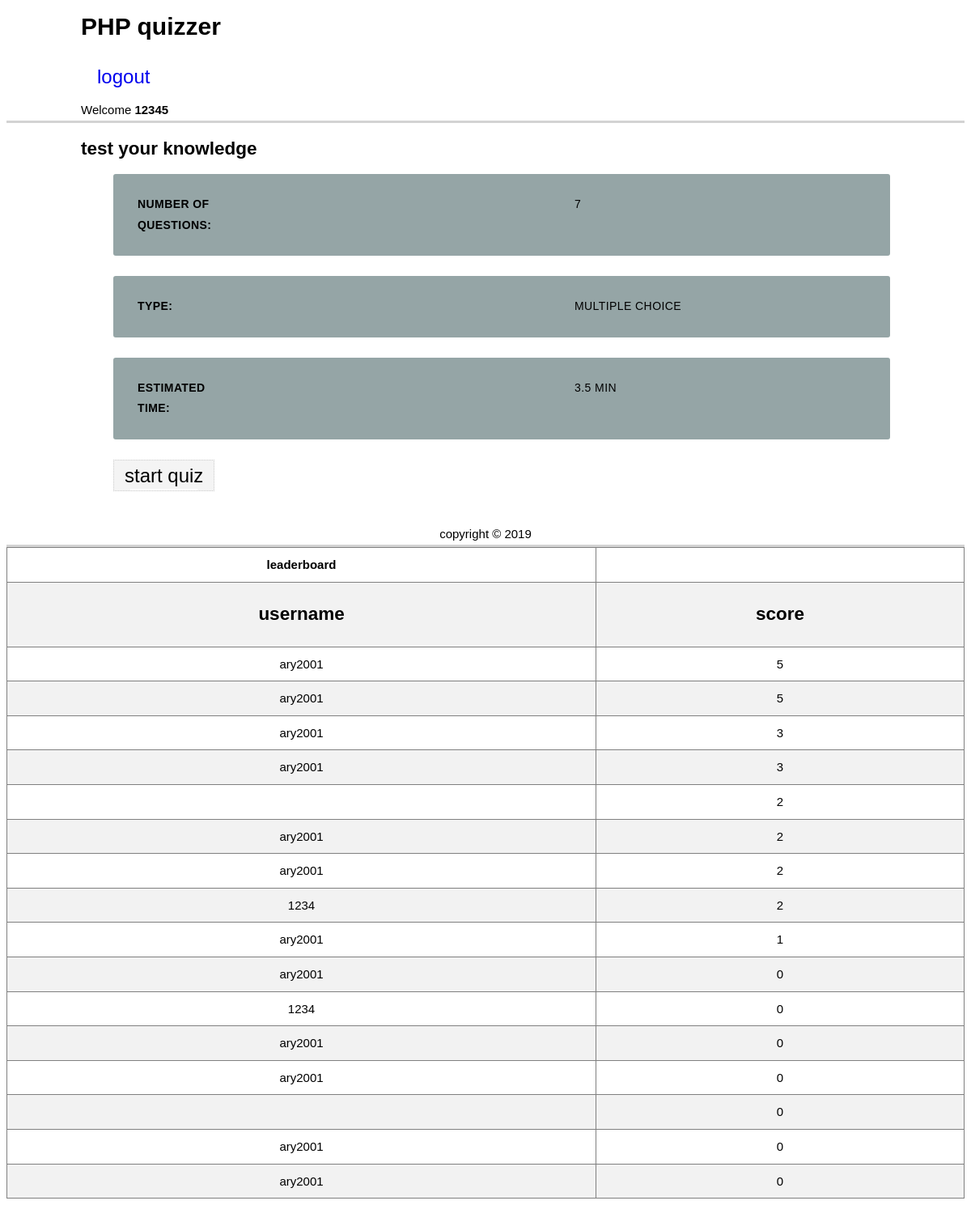
The app's page /index.php (signed in) with its own data.
### tables this page shows
CREATE TABLE `score` (
  `username` varchar(255) NOT NULL,
  `score` int(11) NOT NULL
);

### index.php (the view, shortened to what this page needs)
<?php include 'database.php';?>
<?php
$query = "SELECT * from questions";
$results = $mysqli->query($query) or die($mysqli->error.__LINE__);
$total = $results->num_rows;
?>
<!doctype html>
<html>
    <head>
    <link rel = "stylesheet" href = "css/style.css" type = "text/css" />
    </head>
<body>
<header>
    <div class="container">
        <h1>PHP quizzer</h1>
        <a href = logout.php >logout</a>
    Welcome <strong> <?php echo $_SESSION['username']; ?></strong>
    </div>
</header>
<main>
    <div class="container">
        <h2>test your knowledge</h2>
  <ul class="responsive-table">
    <li class="table-header">
      <div class="col col-1"><strong>Number of questions:</strong></div>
      <div class="col col-2"><?php echo $total; ?></div>
    </li>
        <li class="table-header">
      <div class="col col-1"><strong>Type:</strong></div>
      <div class="col col-2">Multiple choice</div>
    </li>
        <li class="table-header">
      <div class="col col-1"><strong>Estimated Time:</strong> </div>
      <div class="col col-2"><?php echo $total * .5; ?> min </div>
    </li>
        <a href  = "question.php?n=1" class = "start">start quiz </a>
    </div>
</main>
<?php
$sql = "SELECT username,score FROM score order by score DESC";
  $result = $mysqli->query($sql);
 echo" <table border = '1'>";
 echo"<th>leaderboard</th><tr><td><h2>username</h2></td><td><h2>score</h2></td></tr>";
 while ($a =mysqli_fetch_assoc($result)) {
    echo"<tr><td>{$a['username']}</td><td>{$a['score']}</td></tr>";
 }
?>
<footer>
    <div class="container">
        copyright &copy; 2019
    </div>
</footer>
</body>
</html>

### css/style.css (style rules this page uses)
body { font-family: Arial, Helvetica, sans-serif; font-size: 15px; line-height: 1.6rem; }
.responsive-table li { border-radius: 3px; padding: 25px 30px; display: flex; justify-content: space-between; margin-bottom: 25px; }
.responsive-table .table-header { background-color: #95A5A6; font-size: 14px; text-transform: uppercase; letter-spacing: 0.03em; }
.responsive-table .col-1 { flex-basis: 10%; }
.responsive-table .col-2 { flex-basis: 40%; }
a { display: block; margin: auto; padding: 1rem 1.25rem; font-family: sans-serif; font-size: 1.5rem; text-decoration: none; color: rgb(3, 3, 17)55, 255, 255); position: relative; transition: all 0.3s cubic-bezier(0.2, 0, 0, 1); z-index: 1; }
a:after { content: ''; display: block; height: 2px; position: absolute; bottom: 0; right: 1.25rem; left: 1.25rem; background-color: #ffffff; transition: all 0.3s cubic-bezier(0.2, 0, 0, 1); -webkit-transform-origin: bottom center; transform-origin: bottom center; z-index: -1; }
.container { max-width: 1000px; margin-left: auto; margin-right: auto; padding-left: 10px; padding-right: 10px; }
header { border-bottom: 3px lightgrey solid; }
footer { border-bottom: 3px lightgrey solid; text-align: center; padding-top: 5px; }
main { padding-bottom: 20px; }
a.start { display: inline-block; color: rgb(0, 0, 0); background: #f4f4f4; border: 1px dotted #ccc; padding: 6px 13px; }

### index.php (style rules this page uses)
table { border-collapse: collapse; width: 100%; align: center; }
th, td { text-align: center; padding: 8px; }
tr:nth-child(even) { background-color: #f2f2f2; }

### records on screen
score: username "ary2001", score "5"
score: username "ary2001", score "5"
score: username "ary2001", score "3"
score: username "ary2001", score "3"
score: score "2"
score: username "ary2001", score "2"
score: username "ary2001", score "2"
score: username "1234", score "2"
score: username "ary2001", score "1"
score: username "ary2001", score "0"
score: username "1234", score "0"
score: username "ary2001", score "0"
score: username "ary2001", score "0"
score: score "0"
score: username "ary2001", score "0"
score: username "ary2001", score "0"

### other values on screen
$_SESSION['username'] "12345"
$total "7"
$total * .5 "3.5"
